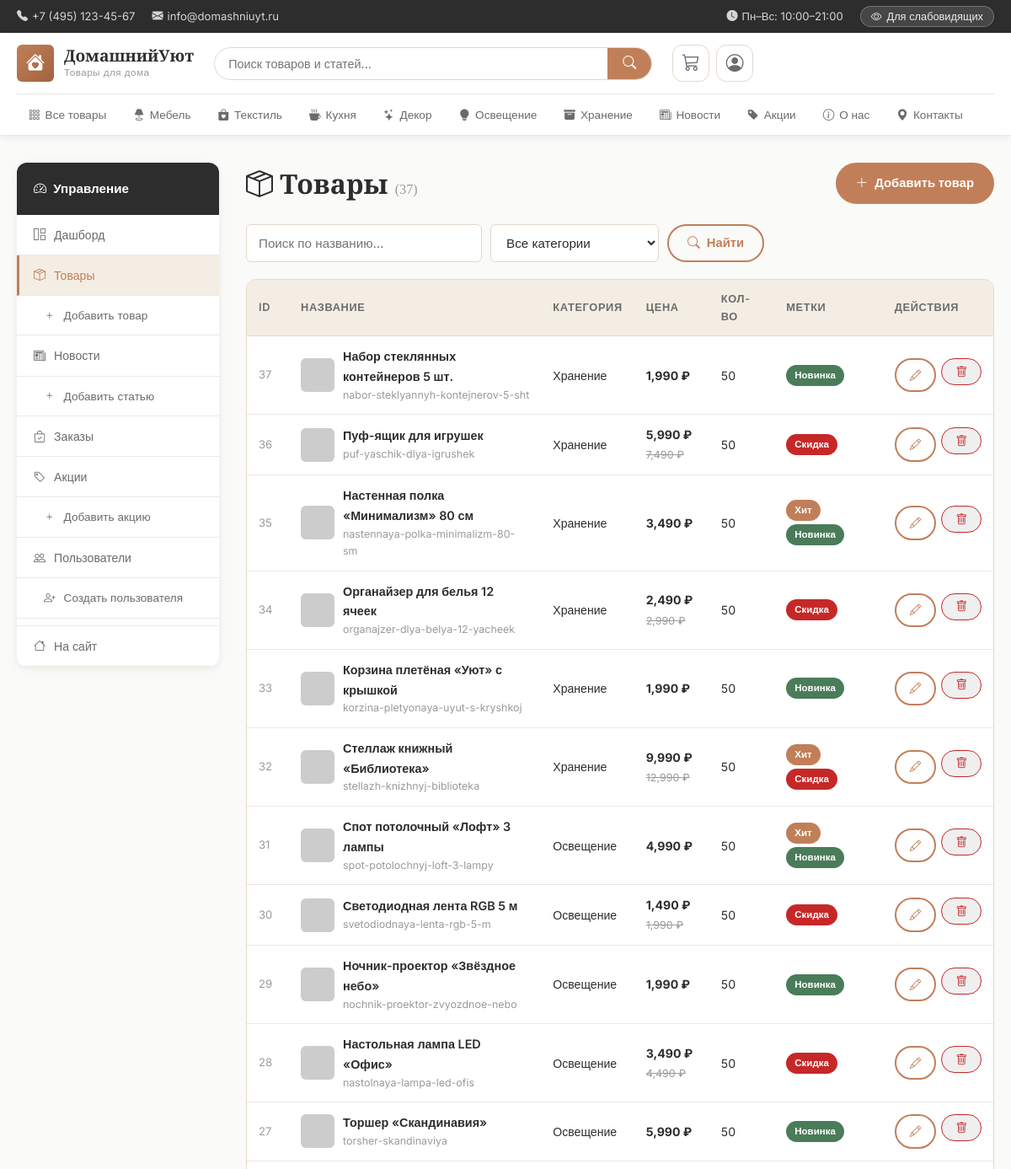
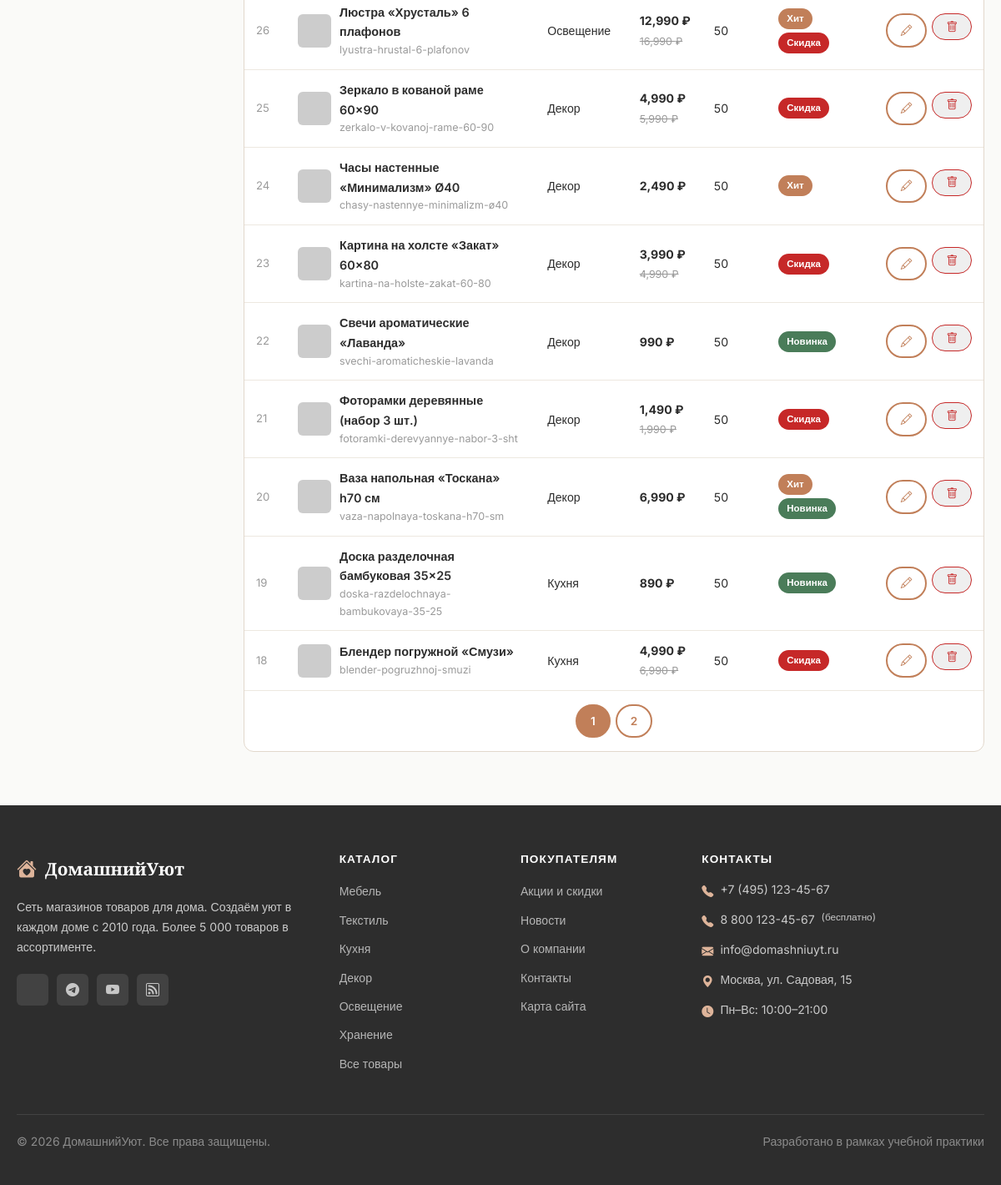
/admin/products (signed in), run on the app's committed database (2 pictures, top to bottom).
### app.py (models this page shows, shortened)
class Category(db.Model):
    __tablename__ = 'categories'
    id          = db.Column(db.Integer, primary_key=True)
    name        = db.Column(db.String(100), nullable=False)
    slug        = db.Column(db.String(100), unique=True, nullable=False)
    description = db.Column(db.Text)
    icon        = db.Column(db.String(50), default='bi-box')
    order       = db.Column(db.Integer, default=0)
    products = db.relationship('Product', backref='category', lazy=True)

class Product(db.Model):
    __tablename__ = 'products'
    id               = db.Column(db.Integer, primary_key=True)
    name             = db.Column(db.String(200), nullable=False)
    slug             = db.Column(db.String(200), unique=True, nullable=False)
    category_id      = db.Column(db.Integer, db.ForeignKey('categories.id'), nullable=False)
    price            = db.Column(db.Float, nullable=False)
    old_price        = db.Column(db.Float)
    description      = db.Column(db.Text)
    full_description = db.Column(db.Text)
    image            = db.Column(db.String(255))
    is_featured      = db.Column(db.Boolean, default=False)   # Рекомендуем
    is_new           = db.Column(db.Boolean, default=False)   # Новинка
    is_sale          = db.Column(db.Boolean, default=False)   # Скидка
    stock            = db.Column(db.Integer, default=100)
    created_at       = db.Column(db.DateTime, default=datetime.utcnow)

### app.py (the view)
@app.route('/admin/products')
@login_required
@manager_required
def admin_products():
    q    = request.args.get('q', '').strip()
    cat  = request.args.get('cat', '', type=str)
    page = request.args.get('page', 1, type=int)
    query = Product.query
    if q:
        query = query.filter(Product.name.ilike(f'%{q}%'))
    if cat:
        query = query.filter(Product.category_id == int(cat)) if cat.isdigit() else query
    products = query.order_by(Product.id.desc()).paginate(page=page, per_page=20, error_out=False)
    categories = Category.query.order_by(Category.order).all()
    return render_template('admin_products.html',
                           products=products, search_q=q,
                           selected_cat=cat, categories=categories)

### templates/admin_products.html (shortened to what this page needs)
{% extends 'base.html' %}
{% block content %}
<div class="container" style="padding-top:32px;padding-bottom:64px;">
  <div class="admin-layout">
    {% include '_admin_sidebar.html' %}
    <div>
      <div style="display:flex;align-items:center;justify-content:space-between;margin-bottom:24px;flex-wrap:wrap;gap:12px;">
        <h1 style="margin:0;">
          <i class="bi bi-box-seam" aria-hidden="true"></i> Товары
          <span style="font-size:1rem;color:var(--text-muted);font-weight:400;">({{ products.total }})</span>
        </h1>
        <a href="{{ url_for('admin_product_create') }}" class="btn btn-primary">
          <i class="bi bi-plus-lg" aria-hidden="true"></i> Добавить товар
        </a>
      </div>
      <form method="GET" style="display:flex;gap:10px;flex-wrap:wrap;margin-bottom:20px;">
        <input type="text" name="q" value="{{ search_q }}" placeholder="Поиск по названию…"
               class="form-control" style="max-width:280px;" aria-label="Поиск товара">
        <select name="cat" class="form-control" style="max-width:200px;" aria-label="Фильтр по категории">
          <option value="">Все категории</option>
        </select>
        <button type="submit" class="btn btn-outline">
          <i class="bi bi-search" aria-hidden="true"></i> Найти
        </button>
      </form>
      <div style="background:var(--bg-surface);border:1px solid var(--border);border-radius:var(--r-md);overflow:hidden;">
        <div style="overflow-x:auto;">
          <table class="data-table" aria-label="Список товаров">
            <thead>
              <tr>
                <th scope="col" style="width:50px;">ID</th>
                <th scope="col">Название</th>
                <th scope="col">Категория</th>
                <th scope="col">Цена</th>
                <th scope="col">Кол-во</th>
                <th scope="col">Метки</th>
                <th scope="col" style="width:130px;">Действия</th>
              </tr>
            </thead>
            <tbody>
              {% for product in products.items %}
              <tr>
                <td style="color:var(--text-muted);font-size:.82rem;">{{ product.id }}</td>
                <td>
                  <div style="display:flex;align-items:center;gap:10px;">
                    <img src="{{ product.image }}" alt="" loading="lazy"
                         style="width:40px;height:40px;object-fit:cover;border-radius:6px;flex-shrink:0;">
                    <div>
                      <div style="font-weight:600;font-size:.9rem;">{{ product.name }}</div>
                      <div style="font-size:.78rem;color:var(--text-muted);">{{ product.slug }}</div>
                    </div>
                  </div>
                </td>
                <td style="font-size:.88rem;">{{ product.category.name }}</td>
                <td style="white-space:nowrap;">
                  <strong>{{ '{:,.0f}'.format(product.price) }} ₽</strong>
                  {% if product.old_price %}
                  <br><span style="color:var(--text-muted);font-size:.78rem;text-decoration:line-through;">
                    {{ '{:,.0f}'.format(product.old_price) }} ₽
                  </span>
                  {% endif %}
                </td>
                <td>{{ product.stock }}</td>
                <td>
                  <div style="display:flex;gap:4px;flex-wrap:wrap;">
                    {% if product.is_featured %}<span class="badge badge-featured" style="font-size:.72rem;">Хит</span>{% endif %}
                    {% if product.is_new %}<span class="badge badge-new" style="font-size:.72rem;">Новинка</span>{% endif %}
                    {% if product.is_sale %}<span class="badge badge-sale" style="font-size:.72rem;">Скидка</span>{% endif %}
                  </div>
                </td>
                <td>
                  <div style="display:flex;gap:6px;">
                    <a href="{{ url_for('admin_product_edit', product_id=product.id) }}"
                       class="btn btn-outline btn-sm"
                       aria-label="Редактировать {{ product.name }}">
                      <i class="bi bi-pencil" aria-hidden="true"></i>
                    </a>
                    {% if current_user.is_admin() %}
                    <form action="{{ url_for('admin_product_delete', product_id=product.id) }}" method="POST"
                          onsubmit="return confirm('Удалить товар «{{ product.name }}»?')">
                      <button type="submit" class="btn btn-sm"
                              style="color:var(--danger);border:1px solid var(--danger);"
                              aria-label="Удалить {{ product.name }}">
                        <i class="bi bi-trash" aria-hidden="true"></i>
                      </button>
                    </form>
                    {% endif %}
                  </div>
                </td>
              </tr>
              {% else %}
              <tr>
                <td colspan="7" style="text-align:center;padding:32px;color:var(--text-muted);">
                  {% if search_q %}Ничего не найдено по запросу «{{ search_q }}»{% else %}Товары отсутствуют{% endif %}
                </td>
              </tr>
              {% endfor %}
            </tbody>
          </table>
        </div>
        {% if products.pages > 1 %}
        <div style="display:flex;justify-content:center;padding:16px;gap:6px;">
          {% for p in products.iter_pages(left_edge=1, right_edge=1, left_current=2, right_current=2) %}
            {% if p %}
            <a href="{{ url_for('admin_products', page=p, q=search_q, cat=selected_cat) }}"
               class="btn btn-sm {% if p == products.page %}btn-primary{% else %}btn-outline{% endif %}">
              {{ p }}
            </a>
            {% else %}
            <span style="padding:4px 8px;color:var(--text-muted);">…</span>
            {% endif %}
          {% endfor %}
        </div>
        {% endif %}
      </div>
    </div>
  </div>
</div>
{% endblock %}

### templates/base.html (shortened to what this page needs)
<!DOCTYPE html>
<html lang="ru">
<head>
  <link rel="stylesheet" href="https://cdn.jsdelivr.net/npm/bootstrap-icons@1.11.3/font/bootstrap-icons.css">
  <link rel="stylesheet" href="{{ url_for('static', filename='css/main.css') }}?v=3" id="main-css">
  <link rel="stylesheet" href="{{ url_for('static', filename='css/accessibility.css') }}?v=3" id="access-css" disabled>
</head>
<body class="standard-theme">
<header class="site-header" role="banner">
  <div class="header-top">
    <div class="container">
      <div class="header-top-inner">
        <div class="header-contacts">
          <a href="tel:+74951234567" aria-label="Позвонить">
            <i class="bi bi-telephone-fill" aria-hidden="true"></i> +7 (495) 123-45-67
          </a>
          <a href="mailto:info@domashniuyt.ru" aria-label="Написать письмо">
            <i class="bi bi-envelope-fill" aria-hidden="true"></i> info@domashniuyt.ru
          </a>
        </div>
        <div class="header-top-links">
          <span class="work-hours">
            <i class="bi bi-clock-fill" aria-hidden="true"></i> Пн–Вс: 10:00–21:00
          </span>
          <button class="theme-toggle" id="themeToggle" onclick="toggleTheme()"
                  aria-label="Переключить тему для слабовидящих" type="button">
            <i class="bi bi-eye" aria-hidden="true"></i>
            <span class="toggle-text">Для слабовидящих</span>
          </button>
        </div>
      </div>
    </div>
  </div>
  <nav class="main-nav" role="navigation" aria-label="Основное меню">
    <div class="container">
      <div class="nav-inner">
        <a href="{{ url_for('index') }}" class="logo" aria-label="ДомашнийУют — главная страница">
          <div class="logo-icon" aria-hidden="true">
            <i class="bi bi-house-heart-fill"></i>
          </div>
          <div class="logo-text">
            <span class="logo-name">{{ site_name }}</span>
            <span class="logo-tagline">Товары для дома</span>
          </div>
        </a>
        <div class="nav-search" role="search">
          <form action="{{ url_for('search') }}" method="GET" class="search-form"
                aria-label="Поиск по сайту">
            <input type="text" name="q" id="searchInput"
                   placeholder="Поиск товаров и статей..."
                   autocomplete="off"
                   value="{{ request.args.get('q', '') }}"
                   aria-autocomplete="list"
                   aria-controls="searchSuggestions">
            <button type="submit" aria-label="Найти">
              <i class="bi bi-search" aria-hidden="true"></i>
            </button>
          </form>
        </div>
        <div class="nav-actions">
          <a href="{{ url_for('cart_view') }}" class="nav-action" aria-label="Корзина{% if cart_count %}: {{ cart_count }} товар(ов){% endif %}">
            <i class="bi bi-cart3" aria-hidden="true"></i>
          </a>
          {% if current_user.is_authenticated %}
          <div class="nav-user-menu" id="userMenuWrap">
            <button class="nav-action user-btn" type="button"
                    id="userMenuBtn"
                    aria-label="Меню пользователя {{ current_user.username }}"
                    aria-haspopup="true"
                    aria-expanded="false">
              <i class="bi bi-person-circle" aria-hidden="true"></i>
            </button>
          </div>
          {% else %}
          <a href="{{ url_for('login') }}" class="nav-action" aria-label="Войти в аккаунт">
            <i class="bi bi-person" aria-hidden="true"></i>
          </a>
          {% endif %}
        </div>
      </div>
      <div class="category-nav" id="categoryNav" role="navigation" aria-label="Категории товаров">
        <ul class="category-menu">
          <li>
            <a href="{{ url_for('catalog') }}"
               {% if request.endpoint == 'catalog' and not request.view_args.get('category_slug') %}class="active"{% endif %}>
              <i class="bi bi-grid-3x3-gap" aria-hidden="true"></i> Все товары
            </a>
          </li>
          {% for cat in categories %}
          <li>
            <a href="{{ url_for('catalog', category_slug=cat.slug) }}"
               {% if request.view_args and request.view_args.get('category_slug') == cat.slug %}class="active"{% endif %}>
              <i class="bi {{ cat.icon }}" aria-hidden="true"></i> {{ cat.name }}
            </a>
          </li>
          {% endfor %}
          <li>
            <a href="{{ url_for('news') }}"
               {% if request.endpoint in ('news','news_detail') %}class="active"{% endif %}>
              <i class="bi bi-newspaper" aria-hidden="true"></i> Новости
            </a>
          </li>
          <li>
            <a href="{{ url_for('promotions') }}"
               {% if request.endpoint == 'promotions' %}class="active"{% endif %}>
              <i class="bi bi-tag-fill" aria-hidden="true"></i> Акции
            </a>
          </li>
          <li>
            <a href="{{ url_for('about') }}"
               {% if request.endpoint == 'about' %}class="active"{% endif %}>
              <i class="bi bi-info-circle" aria-hidden="true"></i> О нас
            </a>
          </li>
          <li>
            <a href="{{ url_for('contacts') }}"
               {% if request.endpoint == 'contacts' %}class="active"{% endif %}>
              <i class="bi bi-geo-alt-fill" aria-hidden="true"></i> Контакты
            </a>
          </li>
        </ul>
      </div>
    </div>
  </nav>
</header>
<main class="main-content" id="main-content" role="main">
  {% block content %}{% endblock %}
</main>
<footer class="site-footer" role="contentinfo">
  <div class="container">
    <div class="footer-grid">
      <div class="footer-col">
        <div class="footer-logo">
          <i class="bi bi-house-heart-fill" aria-hidden="true"></i>
          <span>{{ site_name }}</span>
        </div>
        <p>Сеть магазинов товаров для дома. Создаём уют в каждом доме с 2010 года. Более 5 000 товаров в ассортименте.</p>
        <div class="social-links" aria-label="Социальные сети">
          <a href="#" aria-label="ВКонтакте"></a>
          <a href="#" aria-label="Telegram"><i class="bi bi-telegram" aria-hidden="true"></i></a>
          <a href="#" aria-label="YouTube"><i class="bi bi-youtube" aria-hidden="true"></i></a>
          <a href="#" aria-label="Дзен"><i class="bi bi-rss" aria-hidden="true"></i></a>
        </div>
      </div>
      <div class="footer-col">
        <h4>Каталог</h4>
        <ul>
          {% for cat in categories %}
          <li><a href="{{ url_for('catalog', category_slug=cat.slug) }}">{{ cat.name }}</a></li>
          {% endfor %}
          <li><a href="{{ url_for('catalog') }}">Все товары</a></li>
        </ul>
      </div>
      <div class="footer-col">
        <h4>Покупателям</h4>
        <ul>
          <li><a href="{{ url_for('promotions') }}">Акции и скидки</a></li>
          <li><a href="{{ url_for('news') }}">Новости</a></li>
          <li><a href="{{ url_for('about') }}">О компании</a></li>
          <li><a href="{{ url_for('contacts') }}">Контакты</a></li>
          <li><a href="{{ url_for('sitemap') }}">Карта сайта</a></li>
        </ul>
      </div>
      <div class="footer-col">
        <h4>Контакты</h4>
        <div class="footer-contacts">
          <p><i class="bi bi-telephone-fill" aria-hidden="true"></i>
            <a href="tel:+74951234567">+7 (495) 123-45-67</a></p>
          <p><i class="bi bi-telephone-fill" aria-hidden="true"></i>
            <a href="tel:+78001234567">8 800 123-45-67</a> <small>(бесплатно)</small></p>
          <p><i class="bi bi-envelope-fill" aria-hidden="true"></i>
            <a href="mailto:info@domashniuyt.ru">info@domashniuyt.ru</a></p>
          <p><i class="bi bi-geo-alt-fill" aria-hidden="true"></i> Москва, ул. Садовая, 15</p>
          <p><i class="bi bi-clock-fill" aria-hidden="true"></i> Пн–Вс: 10:00–21:00</p>
        </div>
      </div>
    </div>
    <div class="footer-bottom">
      <p>&copy; {{ current_year }} {{ site_name }}. Все права защищены.</p>
      <p>Разработано в рамках учебной практики</p>
    </div>
  </div>
</footer>
</body>
</html>

### data on the page
Category: name "Мебель"
Category: name "Текстиль"
Category: name "Кухня"
Category: name "Декор"
Category: name "Освещение"
Category: name "Хранение"
Product: id "37", name "Набор стеклянных контейнеров 5 шт.", slug "nabor-steklyannyh-kontejnerov-5-sht", category.name "Хранение", price "1,990", stock "50", is_new "Новинка"
Product: id "36", name "Пуф-ящик для игрушек", slug "puf-yaschik-dlya-igrushek", category.name "Хранение", price "5,990", old_price "7,490", stock "50", is_sale "Скидка"
Product: id "35", name "Настенная полка «Минимализм» 80 см", slug "nastennaya-polka-minimalizm-80-sm", category.name "Хранение", price "3,490", stock "50", is_featured "Хит", is_new "Новинка"
Product: id "34", name "Органайзер для белья 12 ячеек", slug "organajzer-dlya-belya-12-yacheek", category.name "Хранение", price "2,490", old_price "2,990", stock "50", is_sale "Скидка"
Product: id "33", name "Корзина плетёная «Уют» с крышкой", slug "korzina-pletyonaya-uyut-s-kryshkoj", category.name "Хранение", price "1,990", stock "50", is_new "Новинка"
Product: id "32", name "Стеллаж книжный «Библиотека»", slug "stellazh-knizhnyj-biblioteka", category.name "Хранение", price "9,990", old_price "12,990", stock "50", is_featured "Хит", is_sale "Скидка"
Product: id "31", name "Спот потолочный «Лофт» 3 лампы", slug "spot-potolochnyj-loft-3-lampy", category.name "Освещение", price "4,990", stock "50", is_featured "Хит", is_new "Новинка"
Product: id "30", name "Светодиодная лента RGB 5 м", slug "svetodiodnaya-lenta-rgb-5-m", category.name "Освещение", price "1,490", old_price "1,990", stock "50", is_sale "Скидка"
Product: id "29", name "Ночник-проектор «Звёздное небо»", slug "nochnik-proektor-zvyozdnoe-nebo", category.name "Освещение", price "1,990", stock "50", is_new "Новинка"
Product: id "28", name "Настольная лампа LED «Офис»", slug "nastolnaya-lampa-led-ofis", category.name "Освещение", price "3,490", old_price "4,490", stock "50", is_sale "Скидка"
Product: id "27", name "Торшер «Скандинавия»", slug "torsher-skandinaviya", category.name "Освещение", price "5,990", stock "50", is_new "Новинка"
Product: id "26", name "Люстра «Хрусталь» 6 плафонов", slug "lyustra-hrustal-6-plafonov", category.name "Освещение", price "12,990", old_price "16,990", stock "50", is_featured "Хит", is_sale "Скидка"
Product: id "25", name "Зеркало в кованой раме 60×90", slug "zerkalo-v-kovanoj-rame-60-90", category.name "Декор", price "4,990", old_price "5,990", stock "50", is_sale "Скидка"
Product: id "24", name "Часы настенные «Минимализм» Ø40", slug "chasy-nastennye-minimalizm-ø40", category.name "Декор", price "2,490", stock "50", is_featured "Хит"
Product: id "23", name "Картина на холсте «Закат» 60×80", slug "kartina-na-holste-zakat-60-80", category.name "Декор", price "3,990", old_price "4,990", stock "50", is_sale "Скидка"
Product: id "22", name "Свечи ароматические «Лаванда»", slug "svechi-aromaticheskie-lavanda", category.name "Декор", price "990", stock "50", is_new "Новинка"
Product: id "21", name "Фоторамки деревянные (набор 3 шт.)", slug "fotoramki-derevyannye-nabor-3-sht", category.name "Декор", price "1,490", old_price "1,990", stock "50", is_sale "Скидка"
Product: id "20", name "Ваза напольная «Тоскана» h70 см", slug "vaza-napolnaya-toskana-h70-sm", category.name "Декор", price "6,990", stock "50", is_featured "Хит", is_new "Новинка"
Product: id "19", name "Доска разделочная бамбуковая 35×25", slug "doska-razdelochnaya-bambukovaya-35-25", category.name "Кухня", price "890", stock "50", is_new "Новинка"
Product: id "18", name "Блендер погружной «Смузи»", slug "blender-pogruzhnoj-smuzi", category.name "Кухня", price "4,990", old_price "6,990", stock "50", is_sale "Скидка"

### other printed values
{{ site_name }} "ДомашнийУют"
{{ products.total }} "37"
{{ p }} "1" "2"
